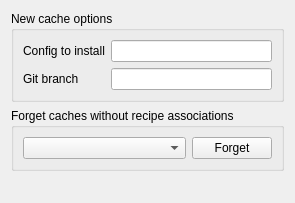
     <widget class="QWidget" name="prefs_localcache">
      <property name="geometry">
       <rect>
        <x>0</x>
        <y>0</y>
        <width>295</width>
        <height>203</height>
       </rect>
      </property>
      <attribute name="label">
       <string>Local cache</string>
      </attribute>
      <layout class="QVBoxLayout" name="verticalLayout_4">
       <item>
        <widget class="QGroupBox" name="groupBox_5">
         <property name="title">
          <string>New cache options</string>
         </property>
         <layout class="QGridLayout" name="gridLayout_6">
          <item row="0" column="0">
           <widget class="QLabel" name="label_9">
            <property name="text">
             <string>Config to install</string>
            </property>
           </widget>
          </item>
          <item row="0" column="1">
           <widget class="QLineEdit" name="prefs_localcache_config_to_install"/>
          </item>
          <item row="1" column="0">
           <widget class="QLabel" name="label_10">
            <property name="text">
             <string>Git branch</string>
            </property>
           </widget>
          </item>
          <item row="1" column="1">
           <widget class="QLineEdit" name="prefs_localcache_config_git_branch"/>
          </item>
         </layout>
        </widget>
       </item>
       <item>
        <widget class="QGroupBox" name="groupBox_6">
         <property name="title">
          <string>Forget caches without recipe associations</string>
         </property>
         <layout class="QGridLayout" name="gridLayout_7">
          <item row="0" column="1">
           <widget class="QPushButton" name="prefs_localcache_do_forget">
            <property name="text">
             <string>Forget</string>
            </property>
           </widget>
          </item>
          <item row="0" column="0">
           <widget class="QComboBox" name="prefs_localcache_forget_cache">
            <property name="sizePolicy">
             <sizepolicy hsizetype="Preferred" vsizetype="Fixed">
              <horstretch>1</horstretch>
              <verstretch>0</verstretch>
             </sizepolicy>
            </property>
           </widget>
          </item>
         </layout>
        </widget>
       </item>
       <item>
        <spacer name="verticalSpacer_5">
         <property name="orientation">
          <enum>Qt::Orientation::Vertical</enum>
         </property>
         <property name="sizeHint" stdset="0">
          <size>
           <width>20</width>
           <height>40</height>
          </size>
         </property>
        </spacer>
       </item>
      </layout>
     </widget>
